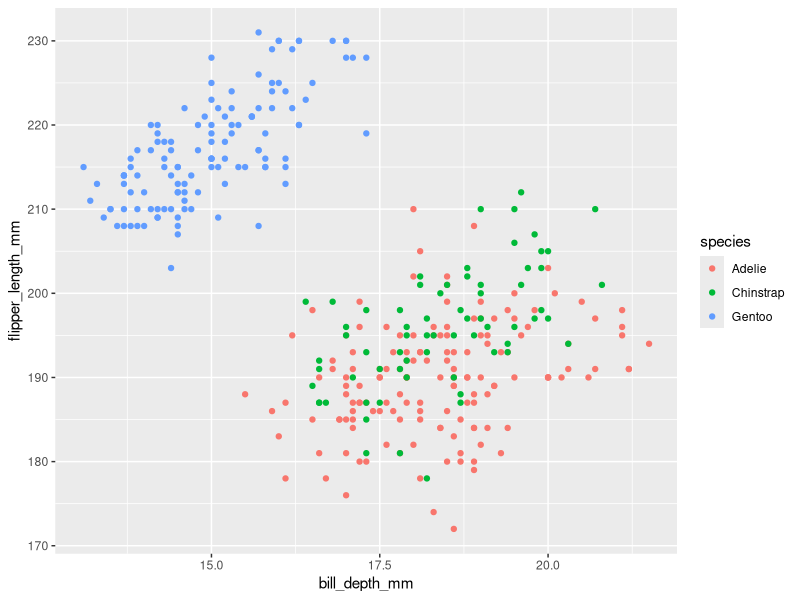
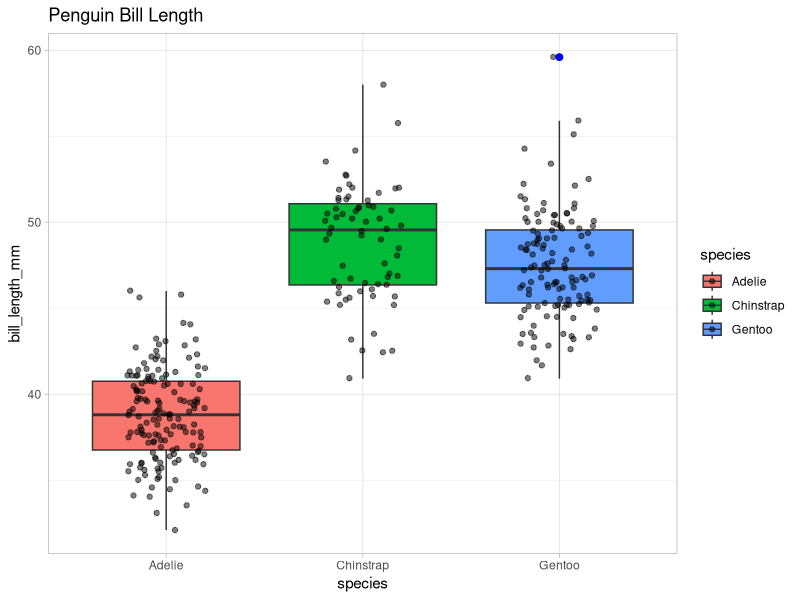
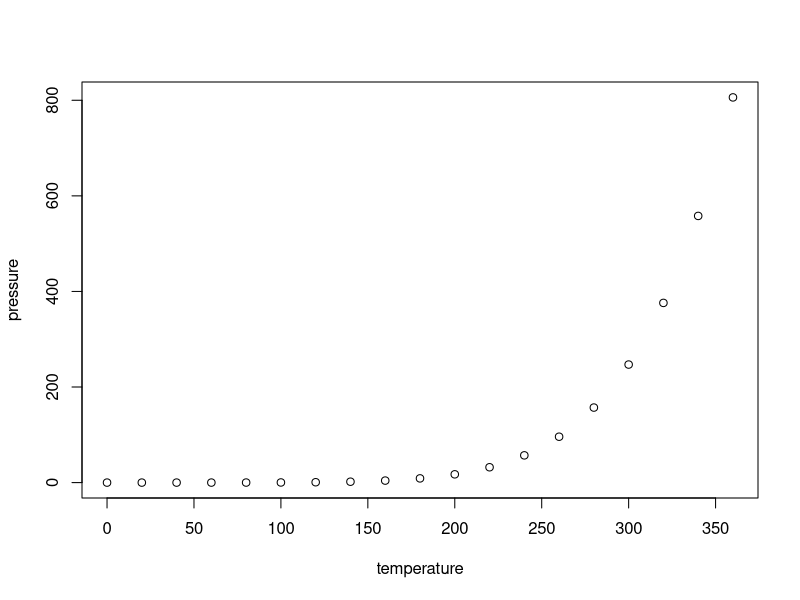

Recreate these plots in R, in order.
## ---- chunk 1
knitr::opts_chunk$set(echo = TRUE)
## ---- chunk 2
 library(tidyverse)
 library(palmerpenguins)
## ---- chunk 3
# Examining the relationship between bill length and flipper length.
library(palmerpenguins)
data(package = 'palmerpenguins')
ggplot(penguins, aes(x = bill_depth_mm , y = flipper_length_mm, color = species)) +
  geom_point()
## ---- chunk 4
head(penguins, 10)
## ---- chunk 5
# Investigating variability accross species
ggplot(penguins, aes(x = species, y = bill_length_mm, fill=species)) +
  geom_boxplot(outlier.colour = "blue", outlier.size = 2) +
  geom_jitter(width=0.2, alpha = 0.5) +
  labs(title="Penguin Bill Length") +
  theme_light()
## ---- chunk 6
plot(pressure)
